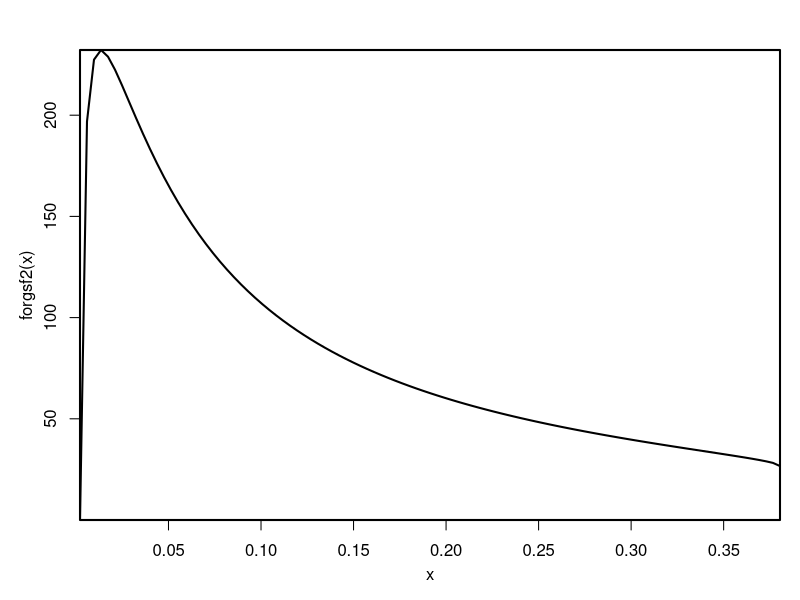

This figure's R source:

# gsmax
gsmaxf <- function(w,
                   a=1.6, nZ=0.5, p=43200, l=1.8e-5, LAI=1, h=l*a*LAI/nZ*p, VPD=0.02,
                   pe=-1.58*10^-3, b=4.38, h2=h/1000, kxmax=5, c=5.71, d=10.05){
  
  # xylem conductance function
  kxf <- function(x)kxmax*exp(-(-x/d)^c)
  # minimum xylem water potential function for given w
  pxminf <- function(w){
    ps <- pe*w^(-b)
    f1 <- function(x)-(ps-x)*h2*kxf(x)
    res <- optimize(f1, c(-200,0), tol=.Machine$double.eps)$minimum
    return(res)
  }
  
  ps <- pe*w^(-b)
  pxmin <- pxminf(w)
  res <- (ps-pxmin)*h2*kxf(pxmin)/(h*VPD)
  return(res)
}
# m(w, gs)
mf <- function(w, gs,
               ca=400, Vcmax=50, cp=30, Km=703, Rd=1, LAI=1,
               a=1.6, nZ=0.5, p=43200, l=1.8e-5, h=l*a*LAI/nZ*p, VPD=0.02,
               pe=-1.58*10^-3, b=4.38, h2=h/1000, kxmax=5, c=5.71, d=10.05, h3=10){
  
  # xylem conductance function
  kxf <- function(x)kxmax*exp(-(-x/d)^c)
  # minimum xylem water potential function for given w
  pxminf <- function(w){
    ps <- pe*w^(-b)
    f1 <- function(x)-(ps-x)*h2*kxf(x)
    res <- optimize(f1, c(-200,0), tol=.Machine$double.eps)$minimum
    return(res)
  }
  # xylem water potential function
  pxf <- function(w, gs){
    ps <- pe*w^(-b)
    pxmin <- pxminf(w)
    f1 <- function(x)((ps-x)*h2*kxf(x)-h*VPD*gs)^2
    res <- optimize(f1, c(pxmin, ps), tol=.Machine$double.eps)$minimum
    return(res)
  }
  
  px <- pxf(w, gs)
  kx <- kxf(px)
  PLC <- 1-kx/kxmax
  res <- h3*PLC
  #browser()
  return(res)
}
# A(gs)
Af <- function(gs, ca=400, Vcmax=50, cp=30, Km=703, Rd=1, LAI=1)LAI*1/2*(Vcmax+(Km+ca)*gs-Rd-sqrt(((ca-Km)*gs+Rd-Vcmax)^2+4*gs*((ca*gs+Rd)*Km+cp*Vcmax)))
# B(w, gs)
Bf <- function(w, gs)Af(gs)-mf(w, gs)
# B/gs
Bgsf <- function(w, gs)Bf(w, gs)/gs
forgsf1 <- function(gs)Bgsf(0.15, gs)
forwf1 <- function(w)Bgsf(w, 0.01)

# Figure
windows(8, 6)
par(mgp = c(2.2, 1, 0), xaxs = "i", yaxs = "i", lwd = 2, mar=c(4, 4, 2.5, 1), mfrow=c(1,1))
forgsf2 <- Vectorize(forgsf1)
curve(forgsf2, 0.002181545, gsmaxf(0.15))
